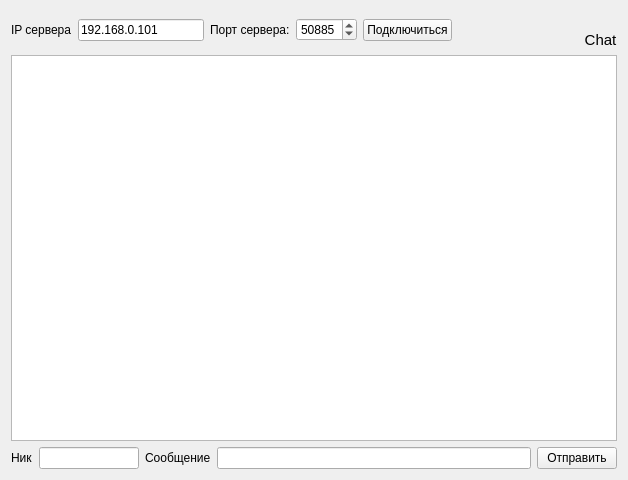
<?xml version="1.0" encoding="UTF-8"?>
<ui version="4.0">
 <class>FenClient</class>
 <widget class="QWidget" name="FenClient">
  <property name="geometry">
   <rect>
    <x>0</x>
    <y>0</y>
    <width>628</width>
    <height>480</height>
   </rect>
  </property>
  <property name="windowTitle">
   <string>Chat - Client</string>
  </property>
  <property name="windowIcon">
   <iconset>
    <normaloff>chat.png</normaloff>chat.png</iconset>
  </property>
  <layout class="QVBoxLayout" name="verticalLayout_2">
   <item>
    <layout class="QHBoxLayout" name="horizontalLayout">
     <item>
      <widget class="QLabel" name="label">
       <property name="text">
        <string>IP сервера</string>
       </property>
      </widget>
     </item>
     <item>
      <widget class="QLineEdit" name="serverIP">
       <property name="maximumSize">
        <size>
         <width>150</width>
         <height>16777215</height>
        </size>
       </property>
       <property name="text">
        <string>192.168.0.101</string>
       </property>
      </widget>
     </item>
     <item>
      <widget class="QLabel" name="label_2">
       <property name="text">
        <string>Порт сервера:</string>
       </property>
      </widget>
     </item>
     <item>
      <widget class="QSpinBox" name="serverPort">
       <property name="minimumSize">
        <size>
         <width>60</width>
         <height>0</height>
        </size>
       </property>
       <property name="minimum">
        <number>1024</number>
       </property>
       <property name="maximum">
        <number>65535</number>
       </property>
       <property name="value">
        <number>50885</number>
       </property>
      </widget>
     </item>
     <item>
      <widget class="QPushButton" name="buttonConnection">
       <property name="text">
        <string>Подключиться</string>
       </property>
      </widget>
     </item>
     <item>
      <spacer name="horizontalSpacer">
       <property name="orientation">
        <enum>Qt::Horizontal</enum>
       </property>
       <property name="sizeHint" stdset="0">
        <size>
         <width>40</width>
         <height>20</height>
        </size>
       </property>
      </spacer>
     </item>
     <item>
      <layout class="QVBoxLayout" name="verticalLayout">
       <item>
        <widget class="QLabel" name="label_5">
         <property name="pixmap">
          <pixmap>chat.png</pixmap>
         </property>
        </widget>
       </item>
       <item>
        <widget class="QLabel" name="label_6">
         <property name="font">
          <font>
           <pointsize>11</pointsize>
           <weight>50</weight>
           <bold>false</bold>
          </font>
         </property>
         <property name="text">
          <string>Chat</string>
         </property>
         <property name="alignment">
          <set>Qt::AlignCenter</set>
         </property>
        </widget>
       </item>
      </layout>
     </item>
    </layout>
   </item>
   <item>
    <widget class="QTextEdit" name="messagesList">
     <property name="readOnly">
      <bool>true</bool>
     </property>
    </widget>
   </item>
   <item>
    <layout class="QHBoxLayout" name="horizontalLayout_2">
     <item>
      <widget class="QLabel" name="label_3">
       <property name="text">
        <string>Ник</string>
       </property>
      </widget>
     </item>
     <item>
      <widget class="QLineEdit" name="pseudo">
       <property name="maximumSize">
        <size>
         <width>100</width>
         <height>16777215</height>
        </size>
       </property>
      </widget>
     </item>
     <item>
      <widget class="QLabel" name="label_4">
       <property name="text">
        <string>Сообщение</string>
       </property>
      </widget>
     </item>
     <item>
      <widget class="QLineEdit" name="message"/>
     </item>
     <item>
      <widget class="QPushButton" name="buttonSend">
       <property name="text">
        <string>Отправить</string>
       </property>
       <property name="icon">
        <iconset>
         <normaloff>chat.png</normaloff>chat.png</iconset>
       </property>
      </widget>
     </item>
    </layout>
   </item>
  </layout>
 </widget>
 <resources/>
 <connections/>
</ui>
